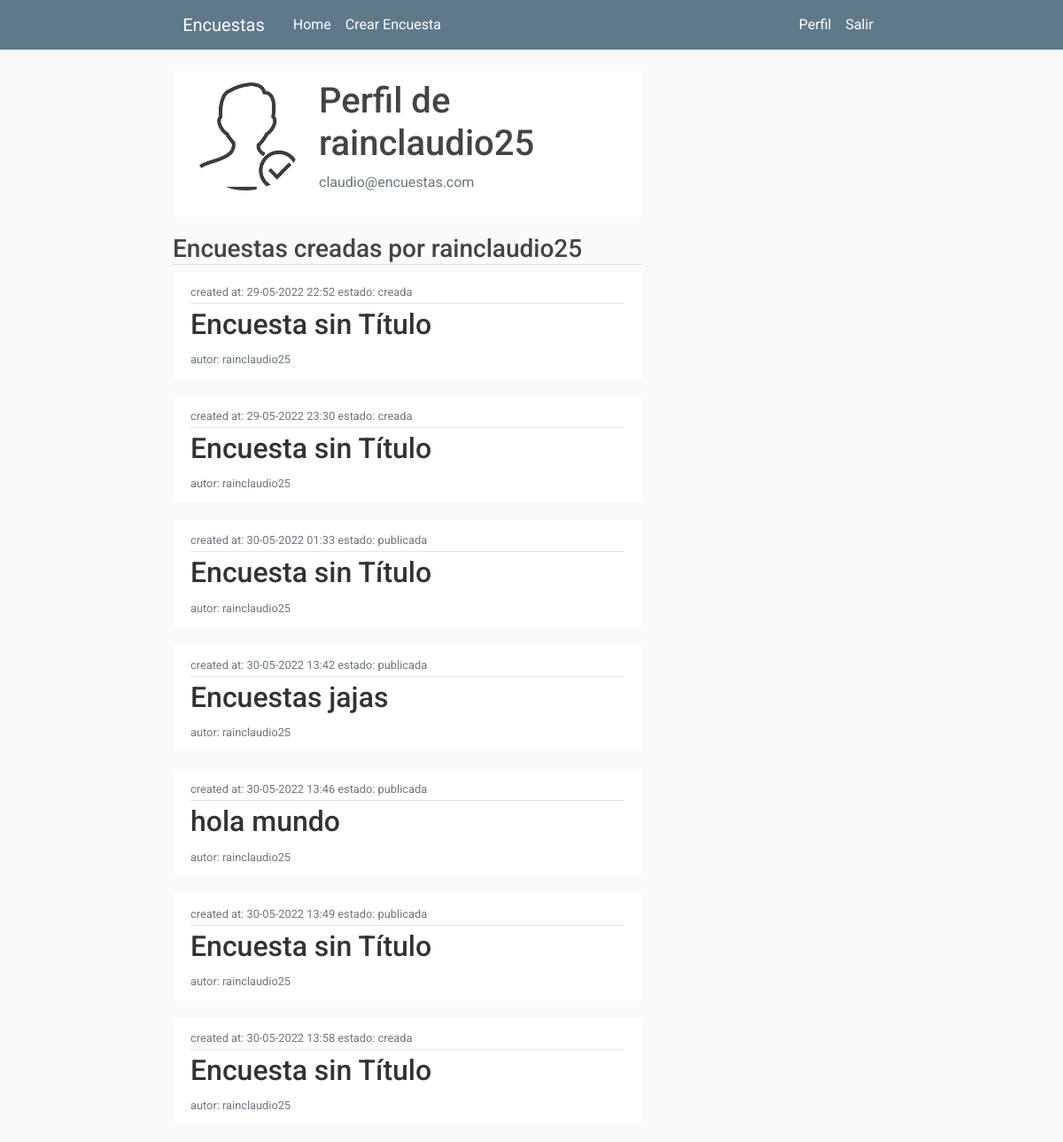
/profile (signed in), run on an earlier commit of the app's database.
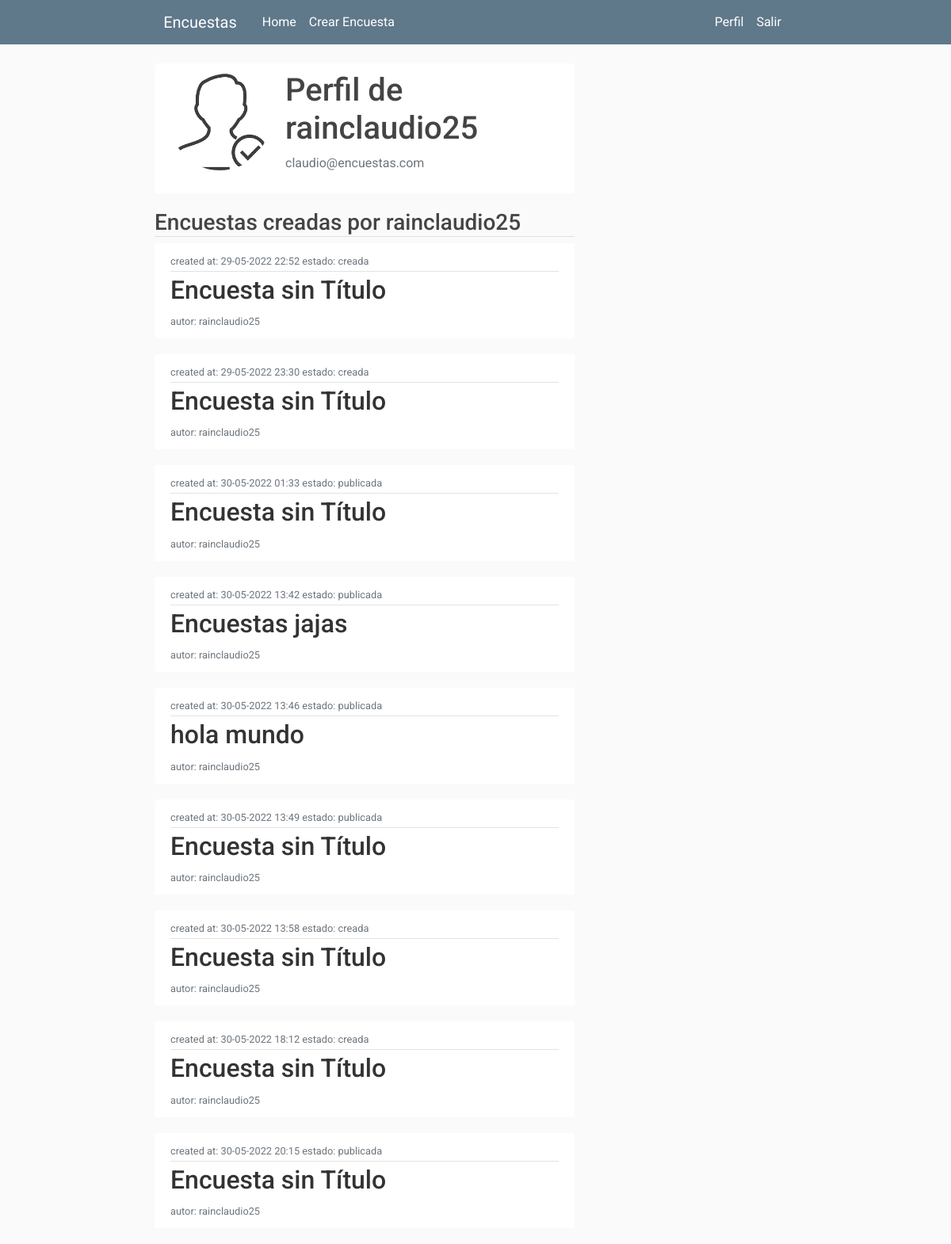
And on a later commit of the database.
### encuestas/models.py (models this page shows, shortened)
class User(db.Model,UserMixin):
    id = db.Column(db.Integer, primary_key=True)
    username = db.Column(db.String(20), unique=True, nullable=False)
    email = db.Column(db.String(120), unique=True, nullable=False)
    image_file = db.Column(db.String(20), nullable=False, default='default.jpg')
    password = db.Column(db.String(60), nullable=False)
    posts = db.relationship('Post', backref='author', lazy=True)

class Encuesta(db.Model):
    id = db.Column(db.Integer, primary_key = True)
    title = db.Column(db.String(100),nullable = False)
    description = db.Column(db.String(1000), nullable = False)
    image_file = db.Column(db.String(20), nullable=False, default='default.jpg')
    date_created = db.Column(db.DateTime, nullable = False, default = datetime.utcnow)
    date_posted = db.Column(db.DateTime, default = datetime.utcnow)
    user_id = db.Column(db.Integer, db.ForeignKey('user.id'),nullable = False)
    preguntas = db.relationship('Pregunta', backref = 'content', lazy = True)
    estado =  db.Column(db.String(100), default = "creada")

### encuestas/routes.py (the view)
@app.route("/profile")
@login_required
def profile():
    encuestas = Encuesta.query.filter_by(user_id = current_user.username)
    image_file = url_for('static', filename= 'profile_pics/' + current_user.image_file)
    return render_template('profile.html', title='Profile', image_file=image_file,  encuestas = encuestas)

### encuestas/models.py (called while the page is built)
@login_manager_.user_loader
def load_user(user_id):
    return User.query.get(int(user_id))

### encuestas/templates/profile.html
{% extends "layout.html" %}
{% block content %}
    <div class = "content-section">
        <div class = "media">
            <img class = "rounded-circle account-img" src = "{{image_file}}">
            <div class = "media-body">
                <h2 class = "account-heading">Perfil de {{current_user.username}}</h2>
                <p class = "text-secondary">{{current_user.email}}</p>
            </div>
        </div>
    </div>
    <h3 class="border-bottom mb-2">Encuestas creadas por {{current_user.username}}</h3>
    {% for encuesta in encuestas %}
    <article class="media content-section">
        <div class="media-body">
            <div class="article-metadata">
                <small class="text-muted">
                    created at: {{encuesta.date_created.strftime('%d-%m-%Y %H:%M')}}
                </small>
                <small class="text-muted">
                    estado: {{encuesta.estado}}
                </small>
            </div>
                <h2>
                    <a class="article-title"
                       href="{{ url_for('encuesta', encuesta_id=encuesta.id)}}">{{ encuesta.title }}</a>
                </h2>
                <small class="text-muted">
                    autor: {{encuesta.user_id}}
                </small>
            </div>
        </article>
        {% endfor %}
{% endblock content %}

### encuestas/templates/layout.html (shortened to what this page needs)
<!DOCTYPE html>
<html>
<head>
    <link rel="stylesheet" href="https://maxcdn.bootstrapcdn.com/bootstrap/4.0.0/css/bootstrap.min.css">
    <link rel="stylesheet" type="text/css" href="{{ url_for('static', filename='main.css') }}">
</head>
<body>
    <header class="site-header">
      <nav class="navbar navbar-expand-md navbar-dark bg-steel fixed-top">
        <div class="container">
          <a class="navbar-brand mr-4" href="/">Encuestas</a>
          <div class="collapse navbar-collapse" id="navbarToggle">
            <div class="navbar-nav mr-auto">
              <a class="nav-item text-white nav-link" href="{{ url_for('home') }}">Home</a>
              {% if current_user.is_authenticated %}
              <a class="nav-item text-white nav-link" href="{{ url_for('crear_encuesta')}}">Crear Encuesta</a>
              {% endif %}
            </div>
            <div class="navbar-nav">
              {% if current_user.is_authenticated %}
              <a class="nav-item text-white nav-link" href="{{ url_for('profile') }}">Perfil</a>
              <a class="nav-item text-white nav-link" href="{{ url_for('logout') }}">Salir</a>
              {% else %}
              <a class="nav-item text-white nav-link" href="{{ url_for('login') }}">Login</a>
              <a class="nav-item text-white nav-link" href="{{ url_for('register') }}">Registrate</a>
              {% endif %}
            </div>
          </div>
        </div>
      </nav>
    </header>
    <main role="main" class="container">
      <div class="row">
        <div id="content-section" class="col-md-8">
          {% block content %}{% endblock %}
        </div>
      </div>
    </main>
</body>
</html>

### encuestas/static/main.css (style rules this page uses)
body { font-family: "Roboto", sans-serif; font-weight: 400; background: #fafafa; color: #333; margin-top: 5rem; box-sizing: border-box; }
h1, h2, h3, h4, h5, h6 { color: #444444; }
.bg-steel { background-color: #5f788a; }
.site-header .navbar-nav .nav-link { color: #cbd5db; }
.container { max-width: 70%; }
.content-section { background: #ffffff; padding: 10px 20px; border-radius: 3px; margin-bottom: 20px; }
.article-title { color: #333; }
.article-metadata { padding-bottom: 1px; margin-bottom: 4px; border-bottom: 1px solid #e3e3e3; }
.account-img { height: 125px; width: 125px; margin-right: 20px; margin-bottom: 16px; }
.account-heading { font-size: 2.5rem; }

What changed in the data, as far as the page shows it:
added Encuesta: date_created "30-05-2022 18:12", estado "creada", title "Encuesta sin Título", user_id "rainclaudio25"
added Encuesta: date_created "30-05-2022 20:15", estado "publicada", title "Encuesta sin Título", user_id "rainclaudio25"
